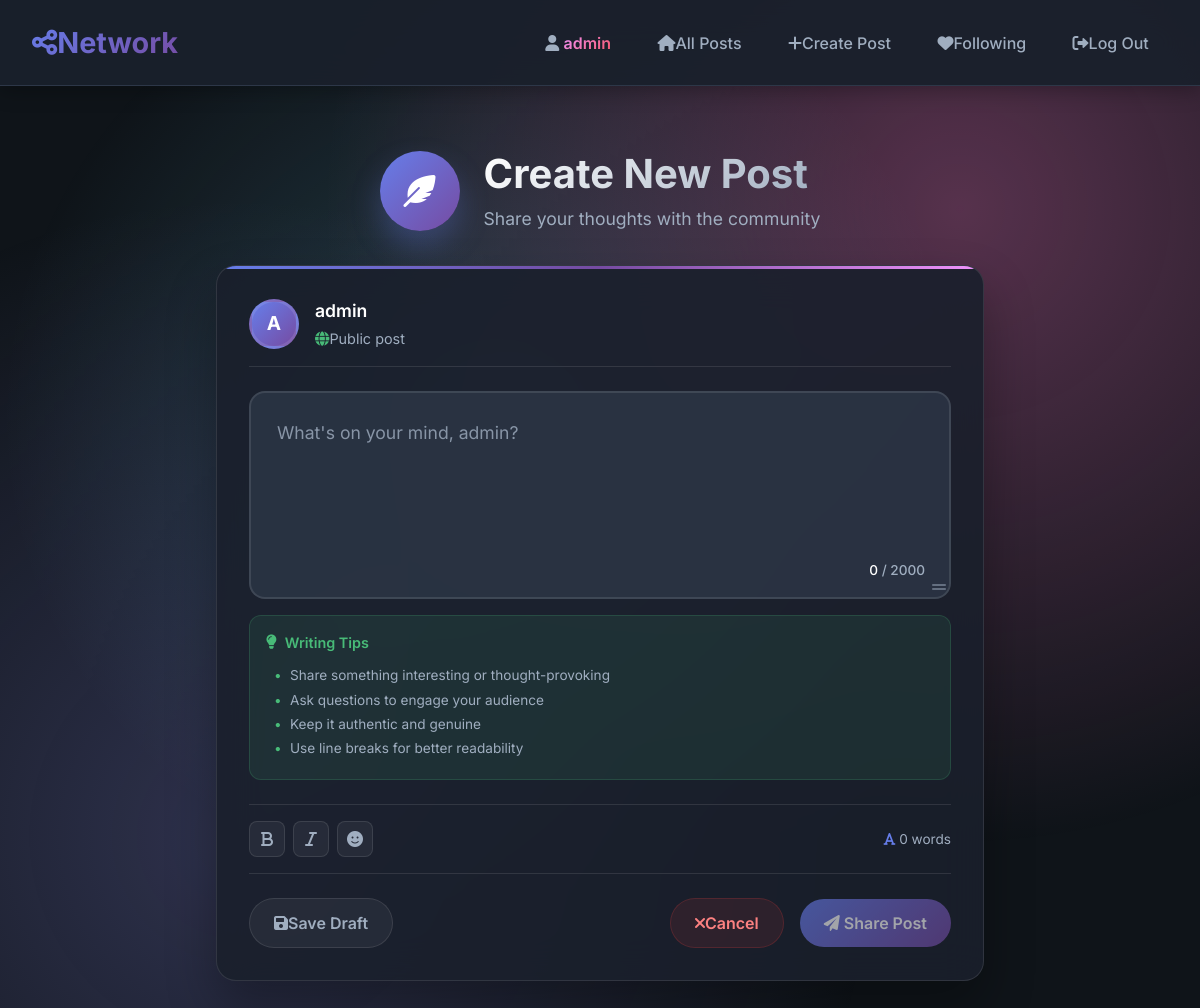
Screenshot of /newPost (signed in) with the database file from the repository.
### network/models.py (models this page shows)
class User(AbstractUser):
    following = models.ManyToManyField(
        'self',
        symmetrical=False,
        related_name='followers'
    )

### network/views.py (the view)
# urls.py: path('newPost',views.new_post,name="newPost"),
@login_required
def new_post(request):
    if request.method == "POST":
        post_creator = request.user
        post_content = request.POST['post-content']
        Post.objects.create(post_creator = post_creator , post_content=post_content)
        print(post_creator)
        return redirect(index)
    else:
        return render(request,'network/newpost.html')

### network/templates/network/newpost.html (shortened to what this page needs)
{% extends "network/layout.html" %}
{% block body %}
<div class="create-post-container">
    <div class="create-post-wrapper">
        <div class="create-header">
            <div class="header-content">
                <div class="header-icon">
                    <i class="fas fa-feather-alt"></i>
                </div>
                <div class="header-text">
                    <h1 class="page-title">Create New Post</h1>
                    <p class="page-subtitle">Share your thoughts with the community</p>
                </div>
            </div>
        </div>
        <div class="post-creator-card">
            <form class="post-form" action="{% url 'newPost' %}" method="POST" novalidate>
                <div class="post-author">
                    <div class="author-avatar">
                        {{ user.username|first|upper }}
                    </div>
                    <div class="author-info">
                        <div class="author-name">{{ user.username }}</div>
                        <div class="post-visibility">
                            <i class="fas fa-globe me-1"></i>
                            <span>Public post</span>
                        </div>
                    </div>
                </div>
                <div class="content-input-wrapper">
                    <div class="textarea-container">
                        <textarea
                            class="content-textarea"
                            name="post-content"
                            id="post-content"
                            placeholder="What's on your mind, {{ user.username }}?"
                            maxlength="2000"
                        ></textarea>
                        <div class="char-counter">
                            <span class="char-count">0</span>
                            <span class="char-limit">/ 2000</span>
                        </div>
                        <div class="resize-handle">
                            <i class="fas fa-grip-lines"></i>
                        </div>
                    </div>
                    <div class="writing-tips" id="writingTips">
                        <div class="tip-header">
                            <i class="fas fa-lightbulb"></i>
                            <span>Writing Tips</span>
                        </div>
                        <ul class="tips-list">
                            <li>Share something interesting or thought-provoking</li>
                            <li>Ask questions to engage your audience</li>
                            <li>Keep it authentic and genuine</li>
                            <li>Use line breaks for better readability</li>
                        </ul>
                    </div>
                </div>
                <div class="post-toolbar">
                    <div class="toolbar-section">
                        <div class="formatting-tools">
                            <button type="button" class="tool-btn" data-action="bold" title="Bold text (Ctrl+B)">
                                <i class="fas fa-bold"></i>
                            </button>
                            <button type="button" class="tool-btn" data-action="italic" title="Italic text (Ctrl+I)">
                                <i class="fas fa-italic"></i>
                            </button>
                            <button type="button" class="tool-btn" data-action="emoji" title="Add emoji">
                                <i class="fas fa-smile"></i>
                            </button>
                        </div>
                        <div class="post-stats">
                            <div class="word-count">
                                <i class="fas fa-font"></i>
                                <span id="wordCount">0 words</span>
                            </div>
                        </div>
                    </div>
                </div>
                <div class="post-actions">
                    <div class="action-left">
                        <button type="button" class="btn-secondary save-draft" title="Save as draft">
                            <i class="fas fa-save me-2"></i>
                            Save Draft
                        </button>
                    </div>
                    <div class="action-right">
                        <a href="{% url 'index' %}" class="btn-cancel">
                            <i class="fas fa-times me-2"></i>
                            Cancel
                        </a>
                        <button class="btn-post" type="submit" disabled>
                            <span class="btn-content">
                                <i class="fas fa-paper-plane me-2"></i>
                                Share Post
                            </span>
                        </button>
                    </div>
                </div>
            </form>
        </div>
    </div>
</div>
{% endblock body %}

### network/templates/network/layout.html (shortened to what this page needs)
{% load static %}
<!DOCTYPE html>
<html lang="en">
    <head>
        <link rel="stylesheet" href="https://stackpath.bootstrapcdn.com/bootstrap/4.4.1/css/bootstrap.min.css">
        <link rel="stylesheet" href="https://cdnjs.cloudflare.com/ajax/libs/font-awesome/6.0.0/css/all.min.css">
        <link href="{% static 'network/styles.css' %}" rel="stylesheet">
    </head>
    <body>
        <nav class="navbar navbar-expand-lg">
            <a class="navbar-brand" href="{% url 'index' %}">
                <i class="fas fa-share-alt me-2"></i>Network
            </a>
            <div class="collapse navbar-collapse" id="navbarNav">
                <ul class="navbar-nav ml-auto">
                    {% if user.is_authenticated %}
                        <li class="nav-item">
                            <a class="nav-link" href='{% url "profilePage" username=user.username %}'>
                                <i class="fas fa-user me-1"></i>
                                <strong>{{ user.username }}</strong>
                            </a>
                        </li>
                    {% endif %}
                    <li class="nav-item">
                        <a class="nav-link" href="{% url 'index' %}">
                            <i class="fas fa-home me-1"></i>All Posts
                        </a>
                    </li>
                    {% if user.is_authenticated %}
                        <li class="nav-item">
                            <a class="nav-link" href="{% url "newPost" %}">
                                <i class="fas fa-plus me-1"></i>Create Post
                            </a>
                        </li>
                        <li class="nav-item">
                            <a class="nav-link" href="{% url "following" %}">
                                <i class="fas fa-heart me-1"></i>Following
                            </a>
                        </li>
                        <li class="nav-item">
                            <a class="nav-link" href="{% url 'logout' %}">
                                <i class="fas fa-sign-out-alt me-1"></i>Log Out
                            </a>
                        </li>
                    {% endif %}
                </ul>
            </div>
        </nav>
        <div class="body">
            {% block body %}
            {% endblock %}
        </div>
    </body>
</html>

### network/templates/network/layout.html (style rules this page uses)
:root { --primary-gradient: linear-gradient(135deg, #667eea 0%, #764ba2 100%); --secondary-gradient: linear-gradient(135deg, #f093fb 0%, #f5576c 100%); --dark-bg: #0f1419; --card-bg: #1a202c; --text-primary: #ffffff; --text-secondary: #a0aec0; --border-color: #2d3748; --accent-color: #667eea; --hover-bg: #2d3748; --shadow: 0 10px 25px rgba(0, 0, 0, 0.3); --shadow-hover: 0 20px 40px rgba(0, 0, 0, 0.4); }
* { box-sizing: border-box; }
body { font-family: 'Inter', sans-serif; background: var(--dark-bg); color: var(--text-primary); margin: 0; padding: 0; min-height: 100vh; overflow-x: hidden; }
body::before { content: ''; position: fixed; top: 0; left: 0; width: 100%; height: 100%; background: radial-gradient(circle at 20% 80%, rgba(120, 119, 198, 0.3) 0%, transparent 50%), radial-gradient(circle at 80% 20%, rgba(255, 119, 198, 0.3) 0%, transparent 50%), radial-gradient(circle at 40% 40%, rgba(120, 219, 255, 0.2) 0%, transparent 50%); z-index: -1; animation: float 20s ease-in-out infinite; }
.navbar { background: rgba(26, 32, 44, 0.95) !important; backdrop-filter: blur(20px); border-bottom: 1px solid var(--border-color); padding: 1rem 2rem; box-shadow: 0 4px 20px rgba(0, 0, 0, 0.3); position: sticky; top: 0; z-index: 1000; }
.navbar-brand { font-weight: 700; font-size: 1.8rem; background: var(--primary-gradient); -webkit-background-clip: text; -webkit-text-fill-color: transparent; background-clip: text; text-decoration: none; position: relative; transition: all 0.3s ease; }
.navbar-brand::after { content: ''; position: absolute; bottom: -5px; left: 0; width: 0; height: 3px; background: var(--primary-gradient); transition: width 0.3s ease; border-radius: 2px; }
.navbar-nav { align-items: center; gap: 0.5rem; }
.nav-link { color: var(--text-secondary) !important; font-weight: 500; padding: 0.7rem 1.2rem !important; border-radius: 50px; transition: all 0.3s cubic-bezier(0.4, 0, 0.2, 1); position: relative; overflow: hidden; text-decoration: none; }
.nav-link::before { content: ''; position: absolute; top: 0; left: -100%; width: 100%; height: 100%; background: var(--primary-gradient); transition: left 0.3s ease; z-index: -1; border-radius: 50px; }
.nav-link strong { background: var(--secondary-gradient); -webkit-background-clip: text; -webkit-text-fill-color: transparent; background-clip: text; font-weight: 600; }
.body { padding: 2rem; max-width: 1200px; margin: 0 auto; min-height: calc(100vh - 80px); position: relative; }
.body > * { animation: fadeInUp 0.6s ease-out; }

### rows the page displays
User: username "admin", username|first "A", post-content "What's on your mind, admin?"
